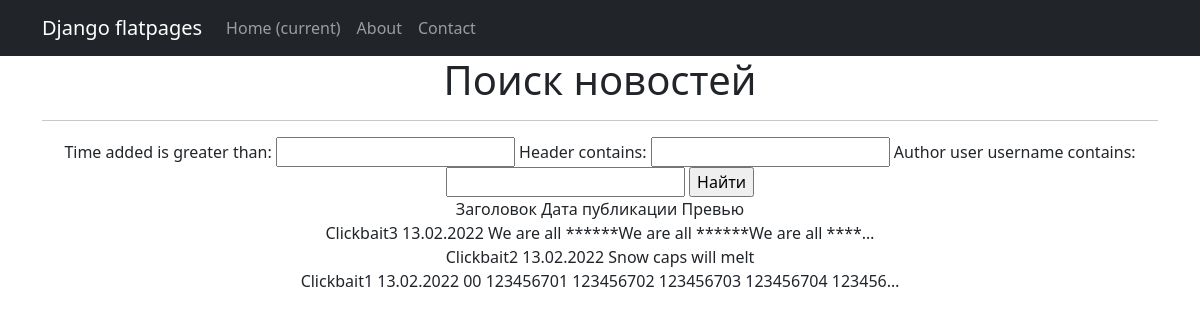
Before: /news/search with the older database file.
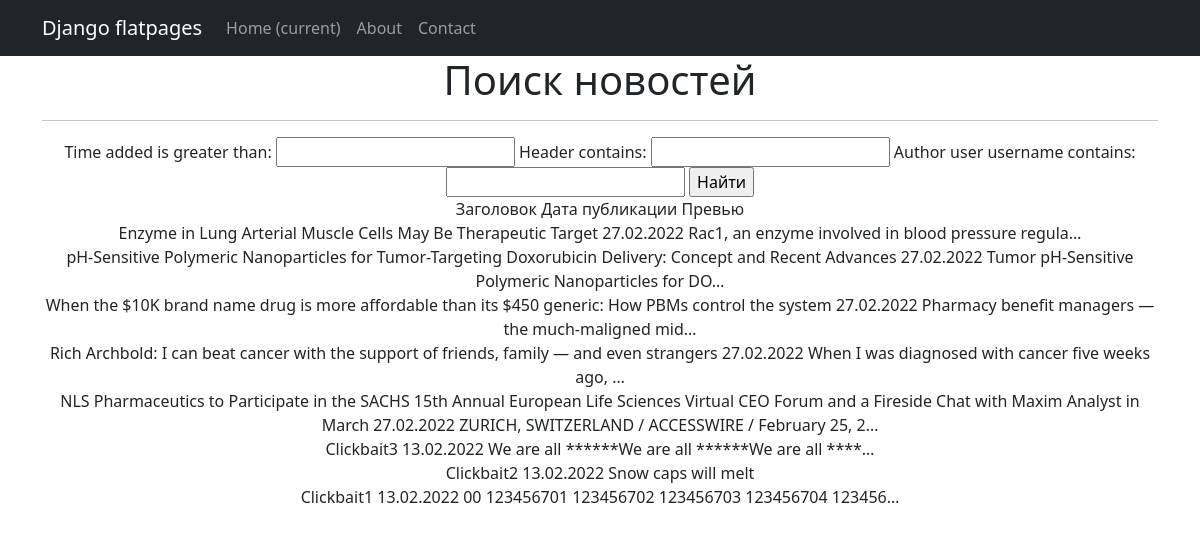
After: the same page with the newer database file.
### news/models.py (models this page shows, shortened)
class Post(models.Model):
    news = 'N'
    article = 'A'
    CONTENT_TYPE = [
        (news, 'News'),
        (article, 'Article')
    ]
    author = models.ForeignKey(Author, on_delete=models.CASCADE)
    article_or_news = models.CharField(max_length=1, choices=CONTENT_TYPE, default=article)
    header = models.CharField(max_length=255)
    contents = models.TextField()
    time_added = models.DateTimeField(auto_now_add=True)
    rating = models.IntegerField(default=0)
    category = models.ManyToManyField(Category, through='PostCategory')

### news/views.py (the view)
# urls.py: path('search', NewsSearchView.as_view(), name='news_search'),
class NewsSearchView(ListView):
    model = Post
    template_name = 'news_search.html'
    context_object_name = 'news'
    queryset = Post.objects.order_by('-time_added')
    def get_context_data(self, **kwargs):
        context = super().get_context_data(**kwargs)
        context['filter'] = PostFilter(self.request.GET, queryset=self.get_queryset())
        return context

### news/templatetags/custom_filters.py (called while the page is built)
@register.filter(name='censor')
def censor(text):
    if isinstance(text, str):
        for word in curses_list:
            word_len = len(word)
            text = re.sub(word, '*' * word_len, text)
        return text
    else:
        raise ValueError(f'Filter can\'t be applied to {type(text)}')

### templates/news_search.html (shortened to what this page needs)
{% extends 'flatpages/default.html' %}
{% load custom_filters %}
{% block content %}
    <h1>Поиск новостей</h1>
    <hr>
    <form method="GET">
        {{ filter.form }}
        <input type="submit" value="Найти">
    </form>
    {% if news %}
        <tr>
            <td>
                Заголовок
            </td>
            <td>
                Дата публикации
            </td>
            <td>
                Превью
            </td>
        </tr>
        <br>
        {% for post in filter.qs %}
            <tr>
                <td>
                    {{ post.header|censor }}
                </td>
                <td>
                    {{ post.time_added|date:'d.m.Y' }}
                </td>
                <td>
                    {{ post.contents|censor|truncatechars:50 }}
                </td>
            </tr>
            <br>
        {% endfor %}
    {% else %}
        <h2>Новостей нет</h2>
    {% endif %}
{% endblock content %}

Changed rows visible on the page:
added Post: header|censor "Enzyme in Lung Arterial Muscle Cells May Be Therapeutic Target", time_added "27.02.2022", contents|censor "Rac1, an enzyme involved in blood pressure regula…"
added Post: header|censor "pH-Sensitive Polymeric Nanoparticles for Tumor-Targeting Doxorubicin Delivery: Concept and Recent Advances", time_added "27.02.2022", contents|censor "Tumor pH-Sensitive Polymeric Nanoparticles for DO…"
added Post: header|censor "When the $10K brand name drug is more affordable than its $450 generic: How PBMs control the system", time_added "27.02.2022", contents|censor "Pharmacy benefit managers — the much-maligned mid…"
added Post: header|censor "Rich Archbold: I can beat cancer with the support of friends, family — and even strangers", time_added "27.02.2022", contents|censor "When I was diagnosed with cancer five weeks ago, …"
added Post: header|censor "NLS Pharmaceutics to Participate in the SACHS 15th Annual European Life Sciences Virtual CEO Forum and a Fireside Chat with Maxim Analyst in March", time_added "27.02.2022", contents|censor "ZURICH, SWITZERLAND / ACCESSWIRE / February 25, 2…"
